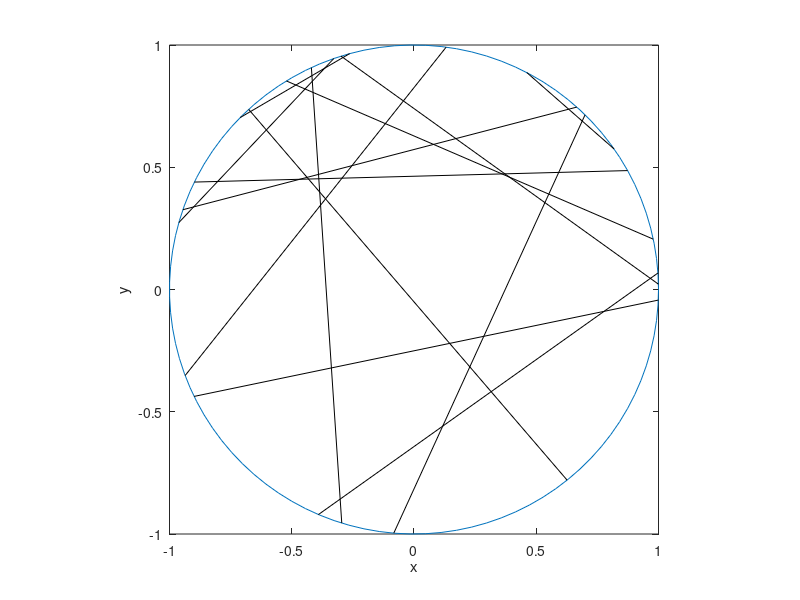

Write the MATLAB code that produced this figure.
% Simulate a Poisson line process on a disk.
% Author: H. Paul Keeler, 2019.

close all; clearvars; clc;

%%%START Parameters START%%%
%Poisson line process parameters
lambda=2; %intensity (ie mean density) of the Poisson line process

%Simulation disk dimensions
xx0=0; yy0=0; %center of disk
r=1; %disk radius
massLine=2*pi*r*lambda; %total measure of line process
%%%END Parameters END%%%

%%%START Simulate a Poisson line process on a disk START%%%
%Simulate Poisson point process
numbLines=poissrnd(massLine);%Poisson number of lines
theta=2*pi*rand(numbLines,1); %choose angular component uniformly
p=r*rand(numbLines,1); %choose radial component uniformly
q=sqrt(r.^2-p.^2); %distance to circle edge (alonge line)

%calculate trig values
sin_theta=sin(theta);
cos_theta=cos(theta);

%calculate segment endpoints of Poisson line process
xx1=xx0+p.*cos_theta+q.*sin_theta;
yy1=yy0+p.*sin_theta-q.*cos_theta;
xx2=xx0+p.*cos_theta-q.*sin_theta;
yy2=yy0+p.*sin_theta+q.*cos_theta;
%%%END Simulate a Poisson line process on a disk END%%%


%%% START Plotting %%%START
%draw circle
t=linspace(0,2*pi,100);
xp=r*cos(t); yp=r*sin(t);
plot(xx0+xp,yy0+yp);
axis square; hold on;
xlabel('x'); ylabel('y');

%plot segments of Poisson line process
plot([xx1';xx2'],[yy1';yy2'],'k');
%%%END Plotting END%%%
